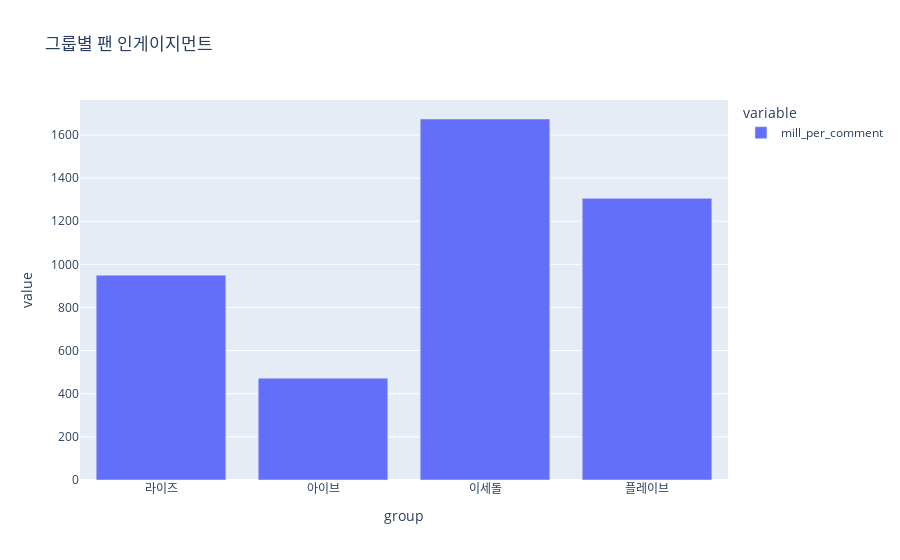

Source (notebook cell):
### Code cell
# visualization : group 별 시각화
inst3.groupby("group")["mill_per_comment"].mean().plot(kind='bar', title='그룹별 팬 인게이지먼트')

### Figure 1 — Plotly figure (JSON) as saved in the notebook; plotly's stock layout.template omitted (floating-point values rounded to 4 significant figures)
{"data": [{"hovertemplate": "variable=mill_per_comment<br>group=%{x}<br>value=%{y}<extra></extra>", "legendgroup": "mill_per_comment", "marker": {"color": "#636efa", "pattern": {"shape": ""}}, "name": "mill_per_comment", "orientation": "v", "showlegend": true, "textposition": "auto", "type": "bar", "x": ["라이즈", "아이브", "이세돌", "플레이브"], "xaxis": "x", "y": [949.7, 472.2, 1674.0, 1306.0], "yaxis": "y"}], "layout": {"barmode": "relative", "legend": {"title": {"text": "variable"}, "tracegroupgap": 0}, "title": {"text": "그룹별 팬 인게이지먼트"}, "xaxis": {"anchor": "y", "domain": [0, 1], "title": {"text": "group"}}, "yaxis": {"anchor": "x", "domain": [0, 1], "title": {"text": "value"}}}}
